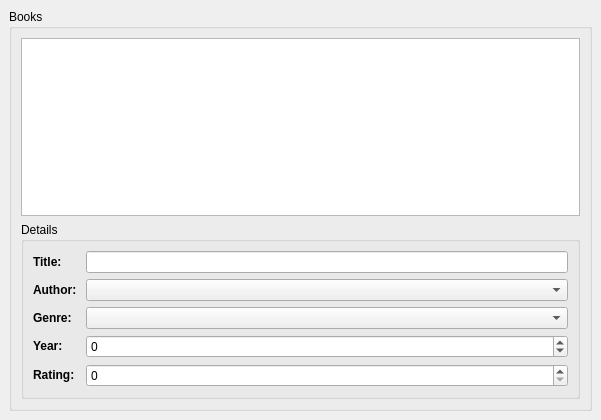
<?xml version="1.0" encoding="UTF-8"?>
<ui version="4.0">
 <class>BookWindow</class>
 <widget class="QMainWindow" name="BookWindow">
  <property name="geometry">
   <rect>
    <x>0</x>
    <y>0</y>
    <width>601</width>
    <height>420</height>
   </rect>
  </property>
  <property name="windowTitle">
   <string>Books</string>
  </property>
  <widget class="QWidget" name="centralWidget">
   <layout class="QVBoxLayout">
    <property name="spacing">
     <number>6</number>
    </property>
    <property name="margin" stdset="0">
     <number>9</number>
    </property>
    <item>
     <widget class="QGroupBox" name="groupBox">
      <property name="title">
       <string>Books</string>
      </property>
      <layout class="QVBoxLayout">
       <property name="spacing">
        <number>6</number>
       </property>
       <property name="margin" stdset="0">
        <number>9</number>
       </property>
       <item>
        <widget class="QTableView" name="bookTable">
         <property name="selectionBehavior">
          <enum>QAbstractItemView::SelectionBehavior::SelectRows</enum>
         </property>
        </widget>
       </item>
       <item>
        <widget class="QGroupBox" name="groupBox_2">
         <property name="title">
          <string>Details</string>
         </property>
         <layout class="QFormLayout">
          <item row="0" column="0">
           <widget class="QLabel" name="label_5">
            <property name="text">
             <string>&lt;b&gt;Title:&lt;/b&gt;</string>
            </property>
           </widget>
          </item>
          <item row="0" column="1">
           <widget class="QLineEdit" name="titleEdit">
            <property name="enabled">
             <bool>true</bool>
            </property>
           </widget>
          </item>
          <item row="1" column="0">
           <widget class="QLabel" name="label_2_2_2_2">
            <property name="text">
             <string>&lt;b&gt;Author: &lt;/b&gt;</string>
            </property>
           </widget>
          </item>
          <item row="1" column="1">
           <widget class="QComboBox" name="authorEdit">
            <property name="enabled">
             <bool>true</bool>
            </property>
           </widget>
          </item>
          <item row="2" column="0">
           <widget class="QLabel" name="label_3">
            <property name="text">
             <string>&lt;b&gt;Genre:&lt;/b&gt;</string>
            </property>
           </widget>
          </item>
          <item row="2" column="1">
           <widget class="QComboBox" name="genreEdit">
            <property name="enabled">
             <bool>true</bool>
            </property>
           </widget>
          </item>
          <item row="3" column="0">
           <widget class="QLabel" name="label_4">
            <property name="text">
             <string>&lt;b&gt;Year:&lt;/b&gt;</string>
            </property>
           </widget>
          </item>
          <item row="3" column="1">
           <widget class="QSpinBox" name="yearEdit">
            <property name="enabled">
             <bool>true</bool>
            </property>
            <property name="prefix">
             <string/>
            </property>
            <property name="minimum">
             <number>-1000</number>
            </property>
            <property name="maximum">
             <number>2100</number>
            </property>
           </widget>
          </item>
          <item row="4" column="0">
           <widget class="QLabel" name="label">
            <property name="text">
             <string>&lt;b&gt;Rating:&lt;/b&gt;</string>
            </property>
           </widget>
          </item>
          <item row="4" column="1">
           <widget class="QSpinBox" name="ratingEdit">
            <property name="maximum">
             <number>5</number>
            </property>
           </widget>
          </item>
         </layout>
        </widget>
       </item>
      </layout>
     </widget>
    </item>
   </layout>
  </widget>
 </widget>
 <tabstops>
  <tabstop>bookTable</tabstop>
  <tabstop>titleEdit</tabstop>
  <tabstop>authorEdit</tabstop>
  <tabstop>genreEdit</tabstop>
  <tabstop>yearEdit</tabstop>
 </tabstops>
 <resources/>
 <connections/>
</ui>
